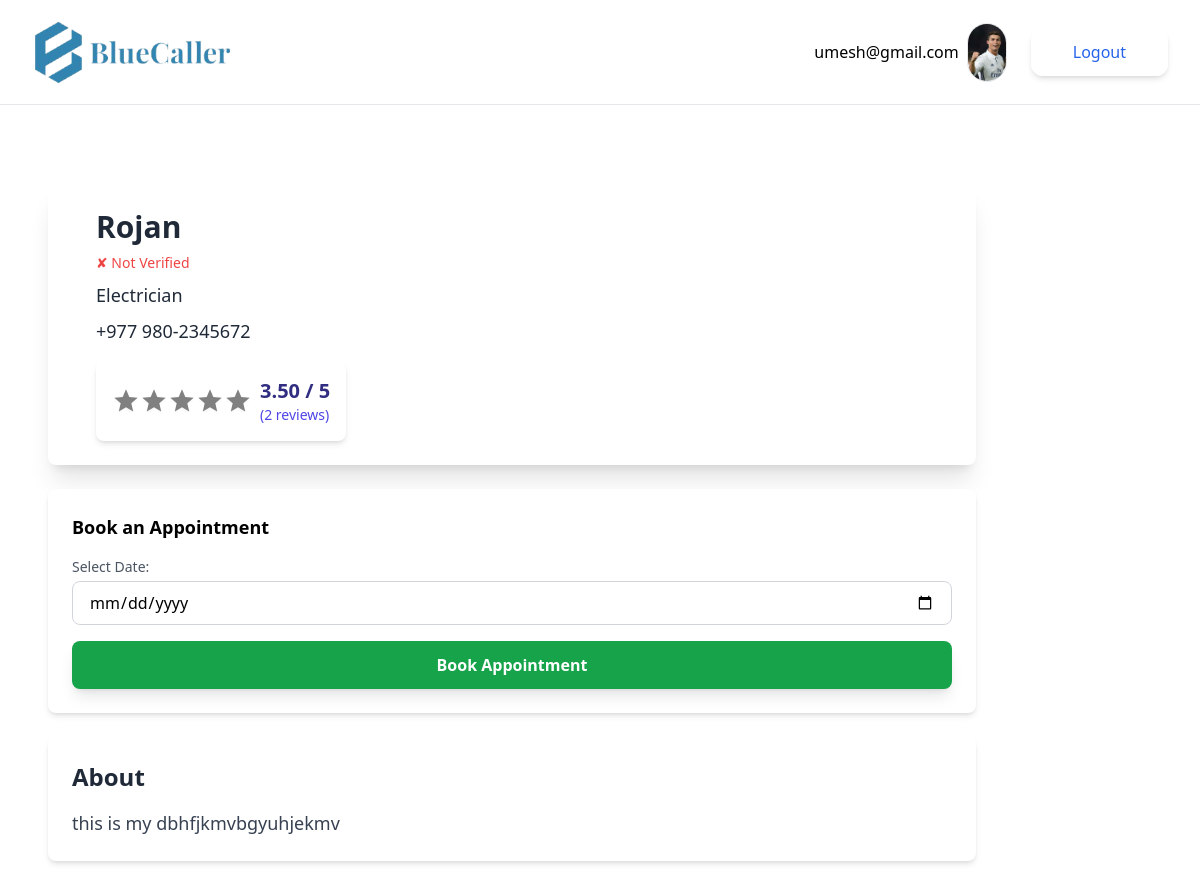
/worker/23/ (signed in), run on the app's committed database.
### accounts/models.py (models this page shows, shortened)
class CustomUser(AbstractUser):
    middle_name = models.CharField(max_length=150, blank=True, null=True)
    contact_no = models.CharField(max_length=20, blank=True, null=True)
    pass

### jobs/models.py (models this page shows, shortened)
class Customer(models.Model):
    owner=models.OneToOneField(User,on_delete=models.CASCADE)
    name=models.CharField(max_length=50)
    phone_number=PhoneNumberField(region="NP", unique=True)
    profile_pic=models.ImageField(upload_to="profiles/", blank=True)
    latitude = models.CharField(max_length=20,null=True,blank=True)
    longitude = models.CharField(max_length=20,null=True,blank=True)

class Worker(models.Model):
    owner = models.OneToOneField(User, on_delete=models.CASCADE)
    name = models.CharField(max_length=50)
    phone_number = PhoneNumberField(region="NP", unique=True)
    tagline = models.CharField(max_length=100)
    bio = models.TextField(blank=True)
    profile_pic = models.ImageField(upload_to="profiles/", blank=True)
    verified = models.BooleanField(default=False)
    citizenship_image = models.ImageField(upload_to='citizenship/', blank=True, null=True)
    certificate_file = models.FileField(upload_to='certificates/', blank=True, null=True)
    latitude = models.CharField(max_length=20, null=True, blank=True)
    longitude = models.CharField(max_length=20, null=True, blank=True)
    appointed = models.BooleanField(default=False)
    appointment_date = models.DateTimeField(null=True, blank=True)
    average_rating = models.DecimalField(max_digits=3, decimal_places=2, default=0.00)
    total_ratings = models.PositiveIntegerField(default=0)
    rating_count = models.PositiveIntegerField(default=0)
    def bayesian_average_rating(self):
        C = 3  # prior mean (e.g., assume average rating is 3 out of 5)
        m = 5  # minimum votes required to be considered credible
        ratings = self.ratings.all()
        n = ratings.count()
        if n == 0:
            return 0
        total_rating = sum(r.rating for r in ratings)
        R = total_rating / n
        bayesian_avg = (m * C + n * R) / (m + n)
        return round(bayesian_avg, 1)
    def get_rating_breakdown(self):
        ratings = self.ratings.all()
        breakdown = {
            5: 0,  # 5 stars
            4: 0,  # 4 stars
            3: 0,  # 3 stars
            2: 0,  # 2 stars
            1: 0   # 1 star
        }
        for rating in ratings:
            breakdown[rating.rating] += 1
        return breakdown
    def get_rating_percentage(self, star_count):
        breakdown = self.get_rating_breakdown()
        total = sum(breakdown.values())
        if total == 0:
            return 0
        star_count = int(star_count) if isinstance(star_count, str) else star_count
        return (breakdown[star_count] / total) * 100

### jobs/views.py (the view)
# urls.py: path('worker/<int:pk>/',WorkerDetailView.as_view(), name='worker-detail'),
class WorkerDetailView(LoginRequiredMixin, DetailView):
    model = Worker
    template_name = 'jobs/worker_detail.html'
    def get_queryset(self):
        return Worker.objects.all()
    def get_object(self, queryset=None):
        worker = super().get_object(queryset)
        if self.request.user != worker.owner and not hasattr(self.request.user, 'customer'):
            raise PermissionDenied("You do not have permission to view this worker's details.")
        return worker
    def get_context_data(self, **kwargs):
        context = super().get_context_data(**kwargs)
        worker = self.get_object()
        average_rating = worker.bayesian_average_rating()
        total_ratings = worker.ratings.count()
        full_stars = int(average_rating)
        half_star = 1 if average_rating % 1 >= 0.5 else 0
        empty_stars = 5 - (full_stars + half_star)
        context['worker'] = {
            'average_rating': average_rating,
            'total_ratings': total_ratings,
            'full_stars': [1] * full_stars,
            'half_star': [1] * half_star,
            'empty_stars': [1] * empty_stars
        }
        return context

### jobs/templatetags/rating_filters.py (called while the page is built)
@register.filter
def get_rating_percentage(worker, star_count):
    try:
        star_count = int(star_count)
        return worker.get_rating_percentage(star_count)
    except (ValueError, TypeError):
        return 0

### jobs/templates/jobs/worker_detail.html (shortened to what this page needs)
{% extends 'jobs/_base.html' %}
{% load rating_filters %}
{% block content %}
    <div class="bg-white p-6 rounded-lg shadow-xl">
        <div class="flex items-center space-x-6">
            <div>
                <h1 class="text-3xl font-semibold text-gray-800">{{ object.name }}</h1>
                <div class="flex items-center space-x-2 text-sm text-gray-600 mt-2">
                    {% if worker.verified %}
                        <span class="text-green-500">&#10004; Verified</span>
                    {% else %}
                        <span class="text-red-500">&#10008; Not Verified</span>
                    {% endif %}
                </div>
                <p class="text-lg text-gray-800 mt-2">{{ object.tagline }}</p>
                <p class="text-lg text-gray-800 mt-2">{{ object.phone_number }}</p>
                <div class="mt-4 bg-white rounded-lg shadow-md p-4 rating-stats">
                    <div class="flex items-center justify-between">
                        <div class="flex items-center space-x-2">
                            <div class="flex">
                                {% for i in "12345" %}
                                    {% if forloop.counter <= object.average_rating|floatformat:0 %}
                                        <svg xmlns="http://www.w3.org/2000/svg" viewBox="0 0 24 24" width="28" height="28" fill="gold" class="drop-shadow-md">
                                            <path d="M12 17.27L18.18 21l-1.64-7.03L22 9.24l-7.19-.61L12 2 9.19 8.63 2 9.24l5.46 4.73L5.82 21z" />
                                        </svg>
                                    {% else %}
                                        <svg xmlns="http://www.w3.org/2000/svg" viewBox="0 0 24 24" width="28" height="28" fill="gray" class="drop-shadow-sm">
                                            <path d="M12 17.27L18.18 21l-1.64-7.03L22 9.24l-7.19-.61L12 2 9.19 8.63 2 9.24l5.46 4.73L5.82 21z" />
                                        </svg>
                                    {% endif %}
                                {% endfor %}
                            </div>
                            <div class="flex flex-col">
                                <span class="text-indigo-900 font-bold text-xl">
                                    {{ object.average_rating }} / 5
                                </span>
                                <span class="text-indigo-600 font-medium text-sm">
                                    ({{ object.rating_count }} reviews)
                                </span>
                            </div>
                        </div>
                    </div>
                </div>
            </div>
        </div>
    </div>
    {% if user.customer %}
        <form action="{% url 'appoint-worker' object.id %}" method="post" class="mt-6">
            <div class="bg-white p-6 rounded-lg shadow-md">
                <h3 class="text-lg font-semibold mb-4">Book an Appointment</h3>
                <div class="space-y-4">
                    <div>
                        <label for="appointment_date" class="block text-gray-600 text-sm font-medium">Select Date:</label>
                        <input
                            type="date"
                            id="appointment_date"
                            name="appointment_date"
                            class="mt-1 px-4 py-2 w-full border border-gray-300 rounded-lg focus:ring-2 focus:ring-blue-500 focus:outline-none"
                            required
                        >
                    </div>
                    <button type="submit" class="w-full px-6 py-3 bg-green-600 text-white font-semibold rounded-lg shadow-lg hover:bg-green-700 transform hover:scale-105 transition duration-300 ease-in-out">
                        Book Appointment
                    </button>
                </div>
            </div>
        </form>
    {% endif %}
    <div class="mt-6 bg-white p-6 rounded-lg shadow-md">
        <h2 class="text-2xl font-semibold text-gray-800 mb-4">About</h2>
        <div class="prose text-lg text-gray-700">
            {{ object.bio }}
        </div>
    </div>
{% endblock content %}

### jobs/templates/jobs/_base.html (shortened to what this page needs)
{% load static %}
<!DOCTYPE html>
<html lang="en">
<head>
    <script src="https://cdn.tailwindcss.com"></script>
</head>
<body>
    <div class=" w-full max-w-7xl mx-auto">
        <div class="flex flex-col max-w-screen-xl p-5 mx-auto md:items-center md:justify-between md:flex-row md:px-6 lg:px-8 border-b">
            <div class="flex flex-row items-center justify-between lg:justify-start">
                <a href="{% url 'worker-list' %}" class="flex items-center">
                    <img src="{% static 'landing/img/logo/logo1.png' %}" alt="BlueCaller Logo" class="h-16 w-auto mr-4" />
                </a>
            </div>
            <nav class="flex-col items-center flex-grow hidden pb-4 md:pb-0 md:flex md:justify-end md:flex-row lg:pl-2">
                <div class="inline-flex items-center gap-2 list-none lg:ml-auto">
                    {% if user.is_authenticated %}
                    <p>{{user.email}}</p>
                    {% if user.customer.profile_pic %}
                    <img class="w-10 border rounded-full mr-4" src="{{ user.customer.profile_pic.url }}" alt="Profile pic">
                    {% endif %}
                    <form action="{% url 'account_logout' %}" method="POST">
                        <button type="submit" class="items-center block px-10 py-2.5 text-base font-medium text-center text-blue-600 transition duration-500 ease-in-out transform border-2 border-white shadow-md rounded-xl focus:outline-none focus:ring-2 focus:ring-offset-2 focus:ring-gray-500">Logout</button>
                    </form>
                    {% endif %}
                </div>
            </nav>
        </div>
        <div class="container p-12">
            {% block content %}
            {% endblock content %}
        </div>
    </div>
</body>
</html>

### data on the page
CustomUser: email "umesh@gmail.com", customer.profile_pic (picture)
Worker: name "Rojan", tagline "Electrician", phone_number "+977 980-2345672", average_rating "3.50", rating_count "2", bio "this is my dbhfjkmvbgyuhjekmv"
